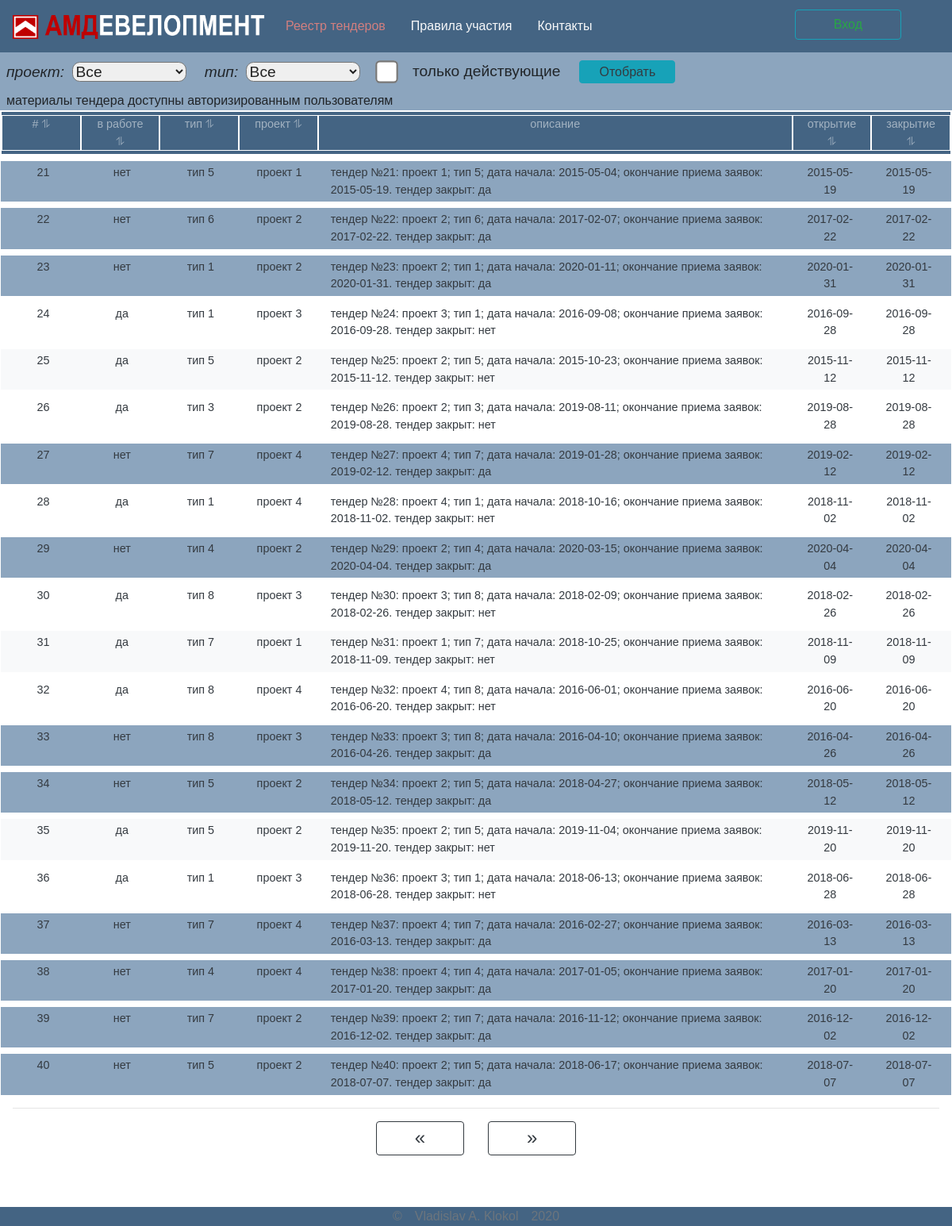
The page /?page=right on the database its author committed.
### tables this page shows
CREATE TABLE `tenders` (
  `id` int(5) NOT NULL,
  `delete` tinyint(1) NOT NULL DEFAULT '0',
  `close` tinyint(1) NOT NULL DEFAULT '0',
  `type` int(2) DEFAULT NULL,
  `project` int(3) DEFAULT NULL,
  `description` text,
  `date_open` date NOT NULL,
  `date_close` date NOT NULL,
  `documents` varchar(2048) DEFAULT NULL
);

CREATE TABLE `type` (
  `id` int(3) NOT NULL,
  `uid` int(11) DEFAULT NULL,
  `name` varchar(256) NOT NULL
);

CREATE TABLE `project` (
  `id` int(3) NOT NULL,
  `uid` int(11) NOT NULL,
  `name` text NOT NULL
);

### index.php (called while the page is built, shortened)
<?php
 require $_SERVER['DOCUMENT_ROOT'] . '/views/layouts/headerConf.php';
 require $_SERVER['DOCUMENT_ROOT'] . '/views/layouts/header.php';
?>
<?php
require $_SERVER['DOCUMENT_ROOT'] . '/views/tender.php';
?>
<?php
 require $_SERVER['DOCUMENT_ROOT'] . '/views/layouts/footer.php';
?>

### module/pdo_query.php (called while the page is built, shortened)
<?php
function getTable($pdo, $table, $where = NULL,  $sort = NULL, $limit = NULL)
{
    $sql = "SELECT * FROM `$table`
    WHERE " . ($table == 'tenders' ? '`delete`=0 AND ' : '') . ($where == NULL ? '1' : "$where")
        . ($sort == NULL ? "" : " ORDER BY $sort")
        . ($limit == NULL ? "" : " LIMIT $limit");
    $stmt = $pdo->prepare($sql);
    $stmt->execute();
    return $stmt->fetchAll();
}

### views/tender.php (the view, shortened to what this page needs)
<?php
$project = getTable($pdo, 'project');
$type = getTable($pdo, 'type');
$limit = ' ' . ($_SESSION['page'] * 20) . ', 20';
if (isset($_POST['select'])) {
    $prj = $_SESSION['project'] = $_POST['project'];
    $tp = $_SESSION['type'] = $_POST['type'];
    $open =  $_SESSION['onlyOpen'] = isset($_POST['onlyOpen']) ? 1 : 0;
} else {
    $prj = $_SESSION['project'];
    $tp = $_SESSION['type'];
    $open =  $_SESSION['onlyOpen'];
};
$where = '';
if (isset($_GET['sort'])) {
    if (!isset($_SESSION['sort'])) {
        $_SESSION['sort']['fild'] = 'id';
        $_SESSION['sort']['direct'] = 'DESC';
    }
    if ($_SESSION['sort']['fild'] == $_GET['sort']) {
        $_SESSION['sort']['direct'] = $_SESSION['sort']['direct'] == 'ASC' ? 'DESC' : 'ASC';
    } else {
        $_SESSION['sort']['fild'] = $_GET['sort'];
        $_SESSION['sort']['direct'] = 'ASC';
    }
    $sort = '`' . $_SESSION['sort']['fild'] . '` ' . $_SESSION['sort']['direct'];
} else {
    $sort = '';
};
$tenders = getTable($pdo, 'tenders', $where, $sort, $limit);
?>
<form action="/" method="POST" class=" pl-2 d-flex justify-content-between align-items-center lex-wrap row bg-secondary pt-2">
    <div class="d-flex justify-content-start align-items-center">
        <label class="title-select  text-right ">проект:
            <select class=" m-1 list-select" id="project" name='project'>
                <option value=0>Все</option>
            </select>
        </label>
        <label class="title-select  text-right">тип:
            <select class=" m-1 list-select" id="type" name='type'>>
                <option value=0>Все</option>
            </select>
        </label>
        <label class="ml-4" for="only-open">
            <input class="form-check-input" type="checkbox" name="onlyOpen" id="only-open" <?= $open ? 'checked' : '' ?>>
            <span class="check-box__title">только действующие</span>
        </label>
        <input type="submit" name="select" value="Отобрать" class="btn btn-info text-dark btn-select ml-4">
    </div>
    <div class="pr-3">материалы тендера доступны авторизированным пользователям</div>
</form>
<div class="row">
    <div class="col-12  tender-tab border border-white ">
        <div class="row text-white-50 bg-dark text-center border border-white pt-1 pb-1">
            <div class="col-1 border border-white cell-table">
                <a href="/?sort=id" class="text-white-50"># &#10606;</a>
            </div>
            <div class="col-1 border border-white cell-table">
                <a href="/?sort=close" class="text-white-50">в работе &#10606;</a>
            </div>
            <div class="col-1 border border-white cell-table">
                <a href="/?sort=type" class="text-white-50">тип &#10606;</a>
            </div>
            <div class="col-1 border border-white cell-table">
                <a href="/?sort=project" class="text-white-50">проект &#10606;</a>
            </div>
            <div class="col border border-white cell-table text-white-50"">
                описание
            </div>
            <div class=" col-1 border border-white cell-table">
                <a href="/?sort=date_open" class="text-white-50">открытие &#10606;</a>
            </div>
            <div class="col-1 border border-white cell-table">
                <a href="/?sort=date_close" class="text-white-50">закрытие &#10606;</a>
            </div>
        </div>
        <?php
        $bg = true;
        foreach ($tenders as $tender) {
            foreach ($project as $value) {
                if ($value['id'] == $tender['project']) {
                    $prj = $value['name'];
                    break;
                }
            }
            foreach ($type as $value) {
                if ($value['id'] == $tender['type']) {
                    $tp = $value['name'];
                    break;
                }
            }
        ?>
            <div class=" row text-white-50 text-left <?= ($tender['close'] ? 'bg-secondary' : ($bg ? 'bg-light' : 'bg-wite')) ?> mb-2 mt-2 p-1">
                <div class="col-1 text-dark text-center cell-table"><?= $tender['id'] ?></div>
                <div class="col-1 text-dark text-center cell-table"><?= $tender['close'] == 1 ? 'нет' : 'да' ?></div>
                <div class="col-1 text-dark text-center cell-table"><?= $tp ?></div>
                <div class="col-1 text-dark text-center cell-table"><?= $prj ?></div>
                <div class="col text-dark cell-table"><?= $tender['description'] ?></div>
                <div class="col-1 text-dark text-center cell-table"><?= $tender['date_open'] ?></div>
                <div class="col-1 text-dark text-center cell-table"><?= $tender['date_close'] ?></div>
            </div>
        <?php $bg = $bg == true ? false : true;
        } ?>
        <hr>
        <div class="row paginator d-flex justify-content-center mb-3">
            <div class="col text-right">
                <a href="/?page=left" class="btn btn-outline-dark pl-5 pr-5 ">
                    <span class="h4">&#171;</span>
                </a>
            </div>
            <div class="col text-left">
                <a href="/?page=right" class="btn btn-outline-dark pl-5 pr-5 ">
                    <span class="h4">&#187;</span>
                </a>
            </div>
        </div>

### css/style.css (style rules this page uses)
body { font-family: Arial, Helvetica, sans-serif; }
.title-select { font-family: Arial, Helvetica, sans-serif ; font-weight: normal; font-size: 1.2em; text-align: center; font-style: italic; margin-right: 1em; }
#only-open { transform: scale(2.2,2.2); margin-top: 0.5em; }
.check-box__title { margin-left: 1em; font-size: 1.2em; text-align: center; }
.btn-select { font-size: 1em; font-weight: normal; padding: 0.1em 2vw; margin-top: -0.5em; }
.list-select { width:12vw; border-radius: 0.5em 0.5em; }
.tender-tab { min-height: 75vh; }
.cell-table { word-wrap: break-word; font-size: 0.9em; }
.bg-dark { background-color: #446483 !important; }
.bg-secondary { background-color: #8ca5be !important; }

### rows shown on the page
tenders: id "21", close "нет", description "тендер №21: проект 1; тип 5; дата начала: 2015-05-04; окончание приема заявок: 2015-05-19. тендер закрыт: да", date_open "2015-05-19", date_close "2015-05-19"
type: name "тип 5"
project: name "проект 1"
tenders: id "22", close "нет", description "тендер №22: проект 2; тип 6; дата начала: 2017-02-07; окончание приема заявок: 2017-02-22. тендер закрыт: да", date_open "2017-02-22", date_close "2017-02-22"
type: name "тип 6"
project: name "проект 2"
tenders: id "23", close "нет", description "тендер №23: проект 2; тип 1; дата начала: 2020-01-11; окончание приема заявок: 2020-01-31. тендер закрыт: да", date_open "2020-01-31", date_close "2020-01-31"
type: name "тип 1"
tenders: id "24", close "да", description "тендер №24: проект 3; тип 1; дата начала: 2016-09-08; окончание приема заявок: 2016-09-28. тендер закрыт: нет", date_open "2016-09-28", date_close "2016-09-28"
project: name "проект 3"
tenders: id "25", close "да", description "тендер №25: проект 2; тип 5; дата начала: 2015-10-23; окончание приема заявок: 2015-11-12. тендер закрыт: нет", date_open "2015-11-12", date_close "2015-11-12"
tenders: id "26", close "да", description "тендер №26: проект 2; тип 3; дата начала: 2019-08-11; окончание приема заявок: 2019-08-28. тендер закрыт: нет", date_open "2019-08-28", date_close "2019-08-28"
type: name "тип 3"
tenders: id "27", close "нет", description "тендер №27: проект 4; тип 7; дата начала: 2019-01-28; окончание приема заявок: 2019-02-12. тендер закрыт: да", date_open "2019-02-12", date_close "2019-02-12"
type: name "тип 7"
project: name "проект 4"
tenders: id "28", close "да", description "тендер №28: проект 4; тип 1; дата начала: 2018-10-16; окончание приема заявок: 2018-11-02. тендер закрыт: нет", date_open "2018-11-02", date_close "2018-11-02"
tenders: id "29", close "нет", description "тендер №29: проект 2; тип 4; дата начала: 2020-03-15; окончание приема заявок: 2020-04-04. тендер закрыт: да", date_open "2020-04-04", date_close "2020-04-04"
type: name "тип 4"
tenders: id "30", close "да", description "тендер №30: проект 3; тип 8; дата начала: 2018-02-09; окончание приема заявок: 2018-02-26. тендер закрыт: нет", date_open "2018-02-26", date_close "2018-02-26"
type: name "тип 8"
tenders: id "31", close "да", description "тендер №31: проект 1; тип 7; дата начала: 2018-10-25; окончание приема заявок: 2018-11-09. тендер закрыт: нет", date_open "2018-11-09", date_close "2018-11-09"
tenders: id "32", close "да", description "тендер №32: проект 4; тип 8; дата начала: 2016-06-01; окончание приема заявок: 2016-06-20. тендер закрыт: нет", date_open "2016-06-20", date_close "2016-06-20"
tenders: id "33", close "нет", description "тендер №33: проект 3; тип 8; дата начала: 2016-04-10; окончание приема заявок: 2016-04-26. тендер закрыт: да", date_open "2016-04-26", date_close "2016-04-26"
tenders: id "34", close "нет", description "тендер №34: проект 2; тип 5; дата начала: 2018-04-27; окончание приема заявок: 2018-05-12. тендер закрыт: да", date_open "2018-05-12", date_close "2018-05-12"
tenders: id "35", close "да", description "тендер №35: проект 2; тип 5; дата начала: 2019-11-04; окончание приема заявок: 2019-11-20. тендер закрыт: нет", date_open "2019-11-20", date_close "2019-11-20"
tenders: id "36", close "да", description "тендер №36: проект 3; тип 1; дата начала: 2018-06-13; окончание приема заявок: 2018-06-28. тендер закрыт: нет", date_open "2018-06-28", date_close "2018-06-28"
tenders: id "37", close "нет", description "тендер №37: проект 4; тип 7; дата начала: 2016-02-27; окончание приема заявок: 2016-03-13. тендер закрыт: да", date_open "2016-03-13", date_close "2016-03-13"
tenders: id "38", close "нет", description "тендер №38: проект 4; тип 4; дата начала: 2017-01-05; окончание приема заявок: 2017-01-20. тендер закрыт: да", date_open "2017-01-20", date_close "2017-01-20"
tenders: id "39", close "нет", description "тендер №39: проект 2; тип 7; дата начала: 2016-11-12; окончание приема заявок: 2016-12-02. тендер закрыт: да", date_open "2016-12-02", date_close "2016-12-02"
tenders: id "40", close "нет", description "тендер №40: проект 2; тип 5; дата начала: 2018-06-17; окончание приема заявок: 2018-07-07. тендер закрыт: да", date_open "2018-07-07", date_close "2018-07-07"
